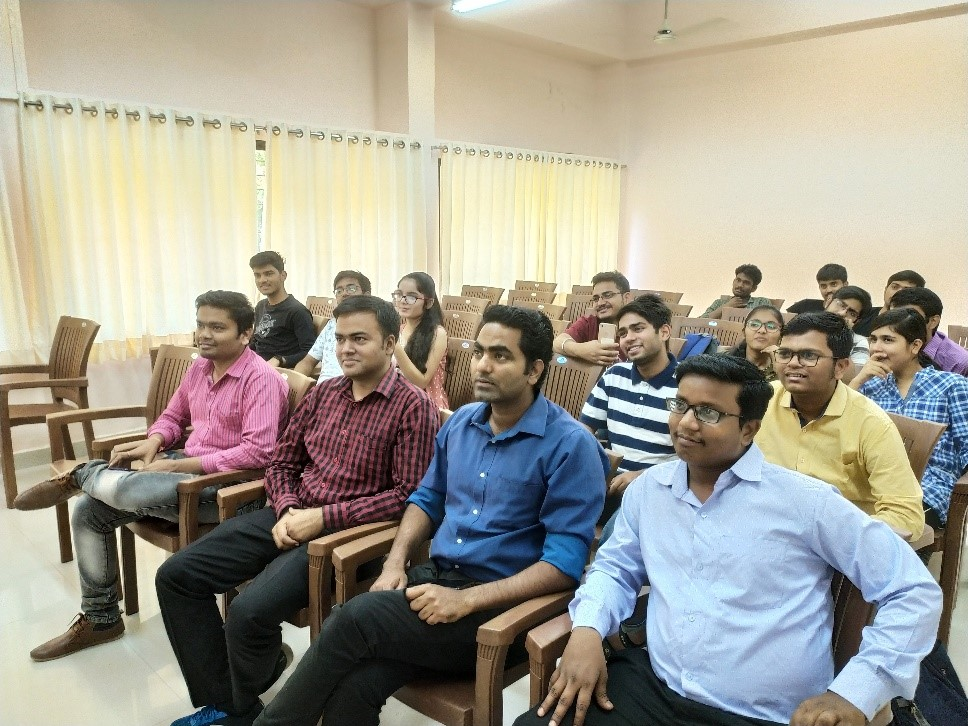
#> input picture RGB_to_Sketch/ERicx0HUUAAQ_nx.jpg, 968 x 726 px
$ python app.py IMG_20190428_103443.jpg
#> lines starting #> are read from the running program, lines starting #| are printed output that depends on the picture
#Import the required packages
import cv2
import os
import sys

def makeMySketch(file, verbose=False):
    # filepath = os.path.join(os.getcwd(), file)
#> called with file = 'ERicx0HUUAAQ_nx.jpg', verbose = False
    print(file)
    image = cv2.imread(file)
#> image is the input picture: shape (726, 968, 3); mean B, G, R 144.7, 157.7, 162.3
    grayImage = cv2.cvtColor(image, cv2.COLOR_BGR2GRAY)
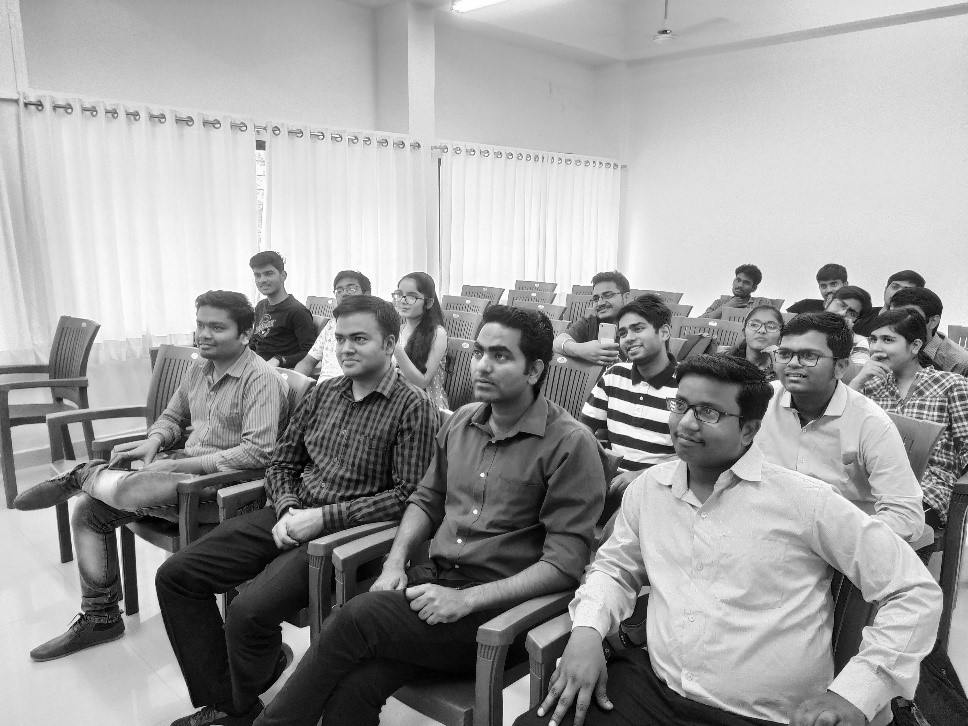
#> grayImage: shape (726, 968); min 0, max 255, mean 157.6
    grayImageInv = 255 - grayImage
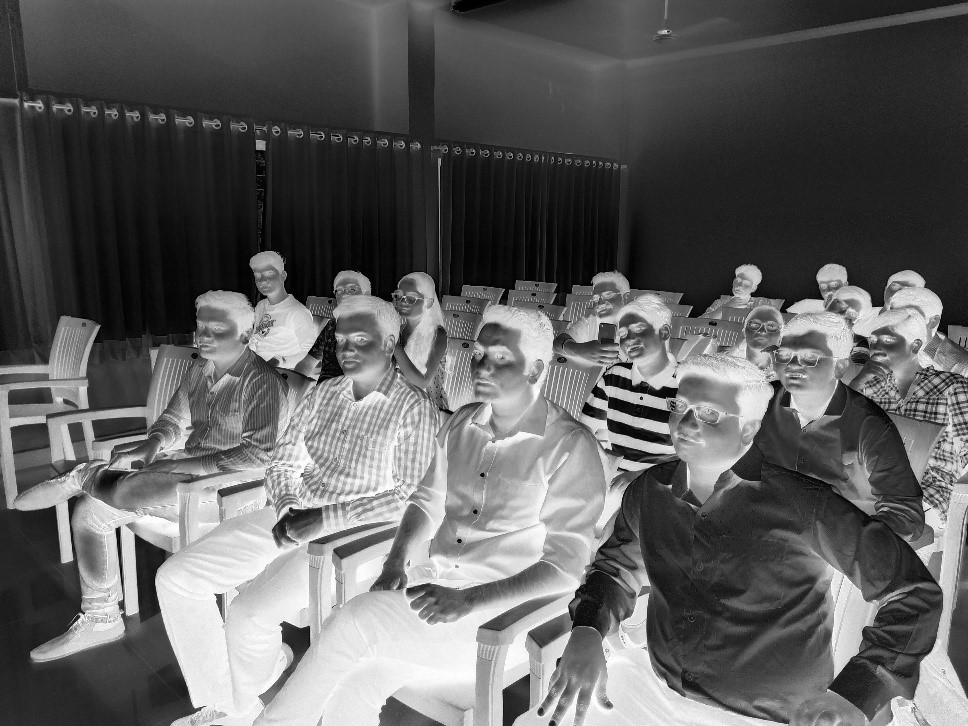
#> grayImageInv: shape (726, 968); min 0, max 255, mean 97.4
    grayImageInv = cv2.GaussianBlur(grayImageInv, (21, 21), 0)
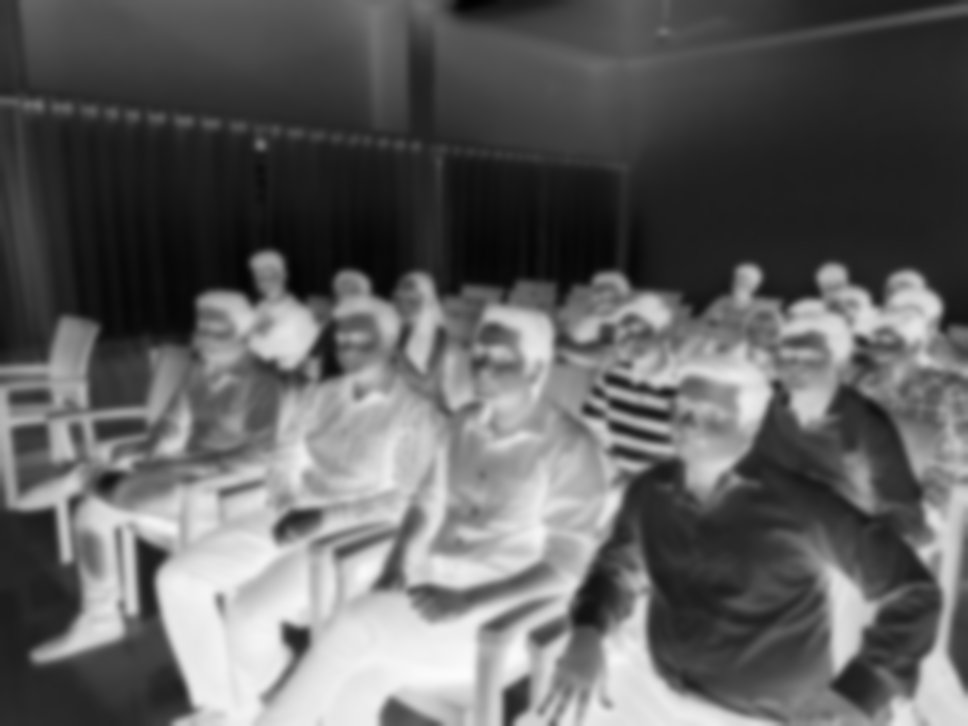
#> grayImageInv: shape (726, 968); min 1, max 252, mean 97.4
    output = cv2.divide(grayImage, 255 - grayImageInv, scale = 256.0)
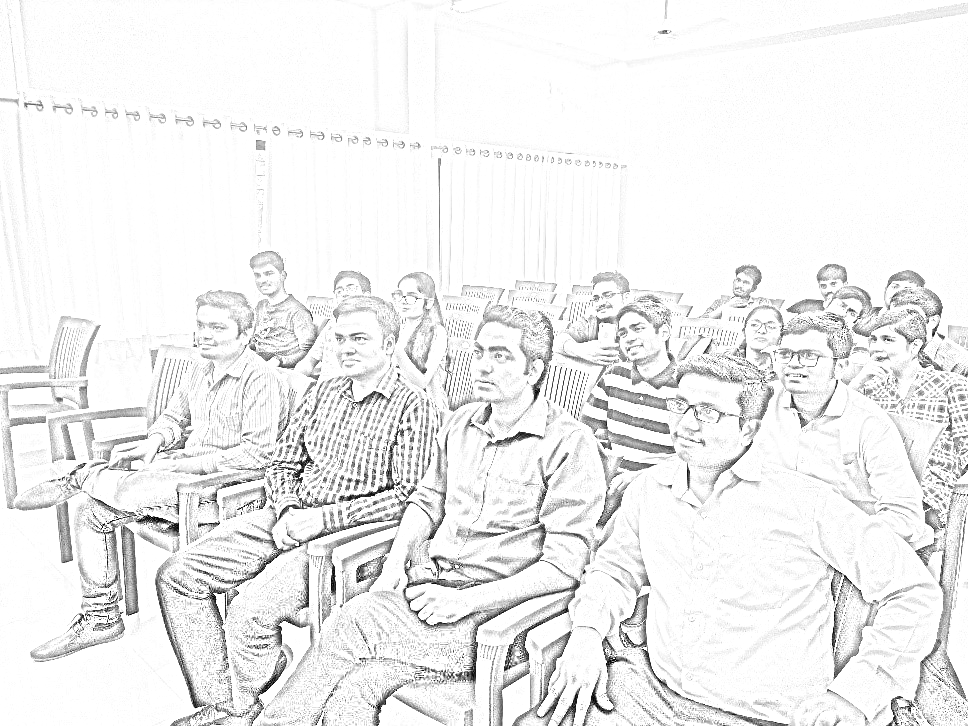
#> output: shape (726, 968); min 0, max 255, mean 239
    cv2.namedWindow("image", cv2.WINDOW_AUTOSIZE)
    cv2.namedWindow("pencilsketch", cv2.WINDOW_AUTOSIZE)
    # cv2.imshow("image", image)
    # cv2.imshow("pencilsketch", output)
    cv2.imwrite("sketch"+file, output)
    cv2.waitKey(0)
    cv2.destroyAllWindows()


def main():
	verbose = False
	#checks for verbose flag
	if (len(sys.argv) > 1):
		if (sys.argv[1].lower() == "-v"):
			verbose = True

	#finds present working dir
	pwd = os.getcwd()

	formats = ('.jpg', '.jpeg')
	for file in os.listdir(pwd):
		if os.path.splitext(file)[1].lower() in formats:
			makeMySketch(file, verbose)
#> pass 2 of the loop in main, `for file in os.listdir(pwd):`:
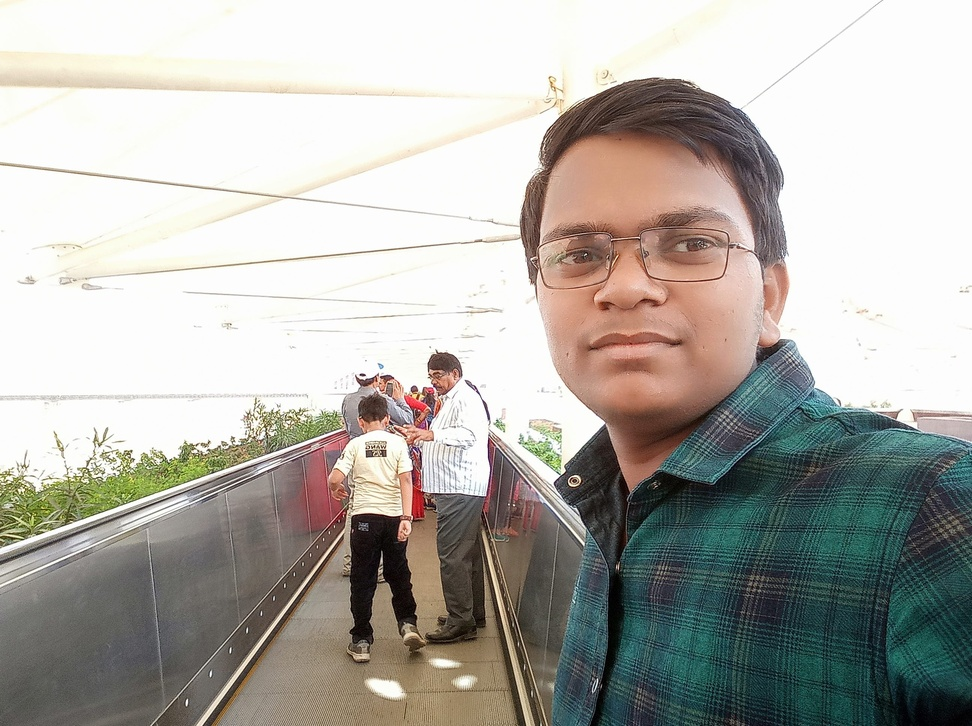
#> input picture RGB_to_Sketch/IMG_20190428_103443.jpg, 972 x 726 px, shrunk from 2592 x 1936 before the run
#> in makeMySketch, image is the input picture: shape (726, 972, 3); mean B, G, R 168.7, 174.6, 176.8
#> grayImage: shape (726, 972)
#> in makeMySketch (call 2), `grayImageInv = cv2.GaussianBlur(grayImageInv, (21, 21), 0)`:
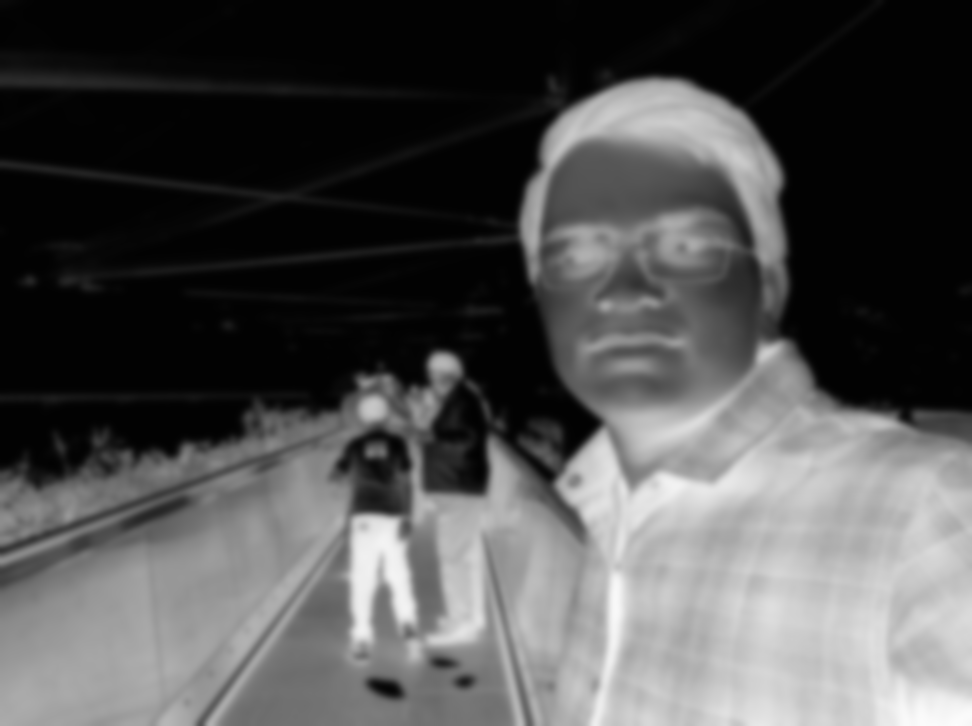
#> grayImageInv: shape (726, 972); min 2, max 252, mean 80.4
#> in makeMySketch (call 2), `output = cv2.divide(grayImage, 255 - grayImageInv, scale = 256.0)`:
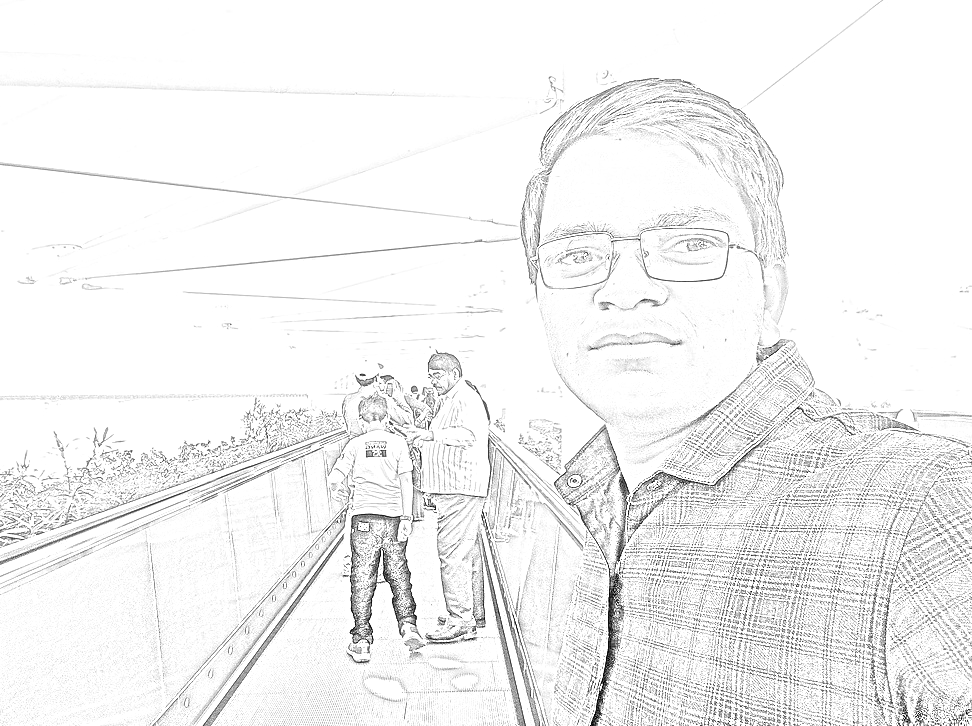
#> output: shape (726, 972); min 0, max 255, mean 242.2
    # Declare that the task is completed
	print("Done")
    # input()

if __name__ == "__main__":
	main()
